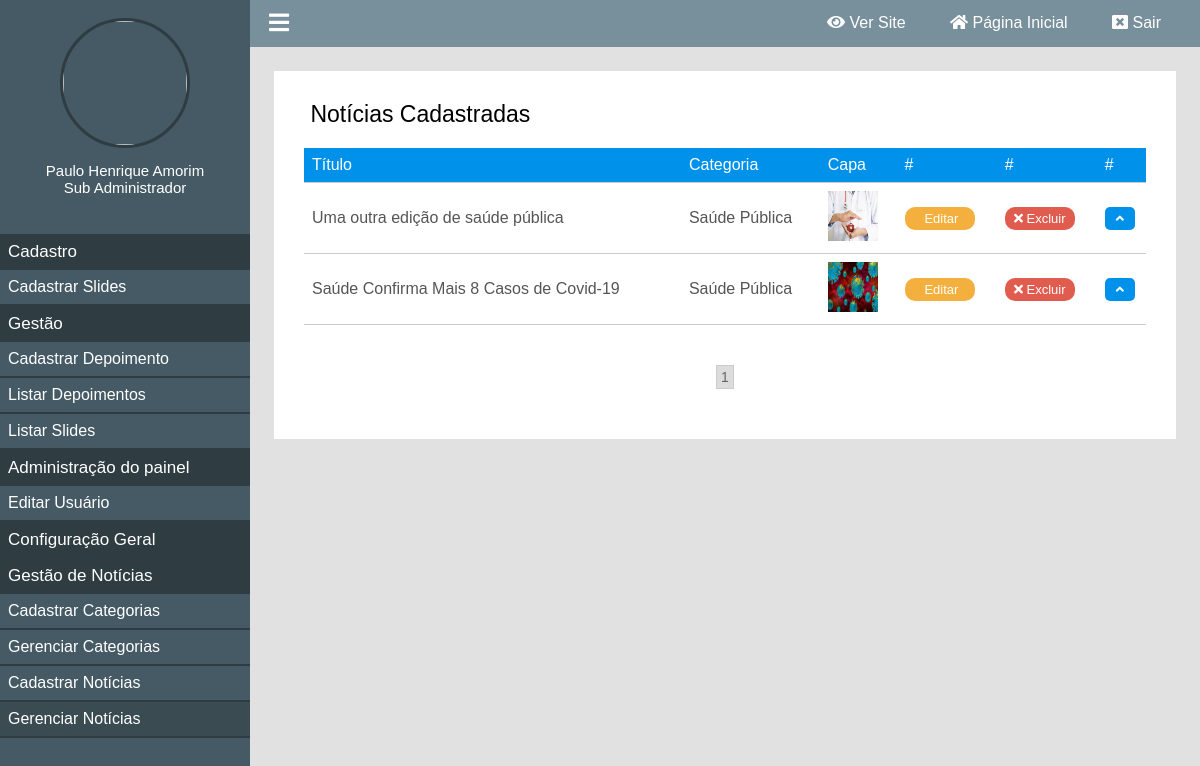
Before: /painel/gerenciar-noticias (signed in) with the older database file.
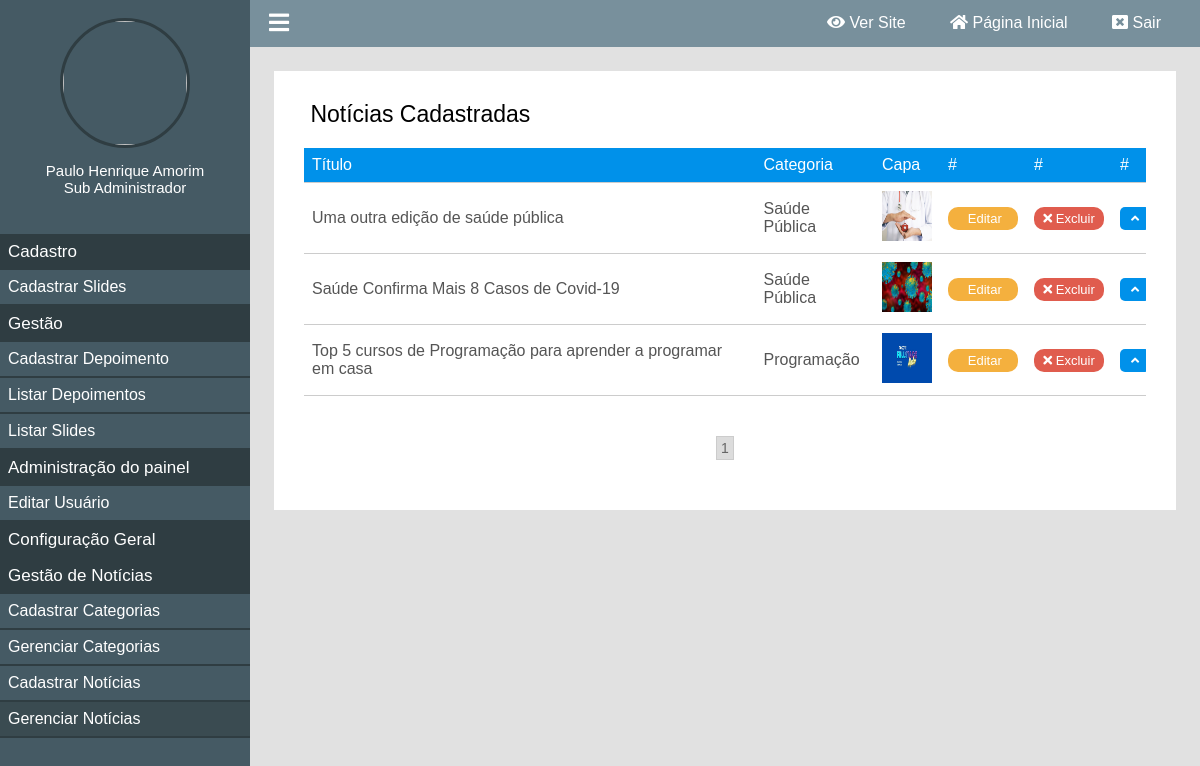
After: the same page with the newer database file.
### classes/MySql.php (called while the page is built)
<?php
	class MySql{
		private static $pdo;
		public static function conectar(){
			if(self::$pdo == null){
				try{
				self::$pdo = new PDO('mysql:host='.HOST.';dbname='.DATABASE,USER,PASSWORD,array(PDO::MYSQL_ATTR_INIT_COMMAND => "SET NAMES utf8"));
				self::$pdo->setAttribute(PDO::ATTR_ERRMODE,PDO::ERRMODE_EXCEPTION);
				}catch(Exception $e){
					echo '<h2>Erro ao conectar</h2>';
				}
			}
			return self::$pdo;
		}
	}
?>

### painel/pages/gerenciar-noticias.php (the view, shortened to what this page needs)
<?php
	$paginaAtual = isset($_GET['pagina']) ? (int)$_GET['pagina'] : 1;
	$porPagina = 4;
	$noticias = Painel::selectAll('tb_site.noticias',($paginaAtual - 1) * $porPagina,$porPagina);
?>
<div class="box-content">
	<h2><i class="fa fa-id-card-o" aria-hidden="true"></i> Notícias Cadastradas</h2>
	<div class="wraper-table">
	<table>
		<tr>
			<td>Título</td>
			<td>Categoria</td>
			<td>Capa</td>
			<td>#</td>
			<td>#</td>
			<td>#</td>
		</tr>
		<?php
			foreach ($noticias as $key => $value) {
				$nomeCategoria = Painel::select('tb_site.categorias', 'id = ?', array($value['categoria_id']));
				$nomeCategoria = $nomeCategoria['nome'];
		?>
		<tr>
			<td><?= $value['titulo']; ?></td>
			<td><?= $nomeCategoria; ?></td>
			<td><img style="width: 50px;height:50px;" src="<?php echo INCLUDE_PATH_PAINEL ?>uploads/<?php echo $value['capa']; ?>" /></td>
			<td><a class="btn edit" href="<?php echo INCLUDE_PATH_PAINEL ?>editar-noticia?id=<?php echo $value['id']; ?>"><i class="fa fa-pencil"></i> Editar</a></td>
			<td><a actionBtn="delete" class="btn delete" href="<?php echo INCLUDE_PATH_PAINEL ?>gerenciar-noticias?excluir=<?php echo $value['id']; ?>"><i class="fa fa-times"></i> Excluir</a></td>
			<td><a class="btn order" href="<?php echo INCLUDE_PATH_PAINEL ?>gerenciar-noticias?order=up&id=<?php echo $value['id'] ?>"><i class="fa fa-angle-up"></i></a></td>
		</tr>
		<?php } ?>
	</table>
	</div>
	<div class="paginacao">
		<?php
			$totalPaginas = ceil(count(Painel::selectAll('tb_site.noticias')) / $porPagina);
			for($i = 1; $i <= $totalPaginas; $i++){
				if($i == $paginaAtual)
					echo '<a class="page-selected" href="'.INCLUDE_PATH_PAINEL.'gerenciar-noticias?pagina='.$i.'">'.$i.'</a>';
				else
					echo '<a href="'.INCLUDE_PATH_PAINEL.'gerenciar-noticias?pagina='.$i.'">'.$i.'</a>';
			}
		?>
	</div>
</div>

Changed rows visible on the page:
added tb_site.noticias: titulo "Top 5 cursos de Programação para aprender a programar em casa", tb_site.categorias.nome "Programação", capa (picture)
